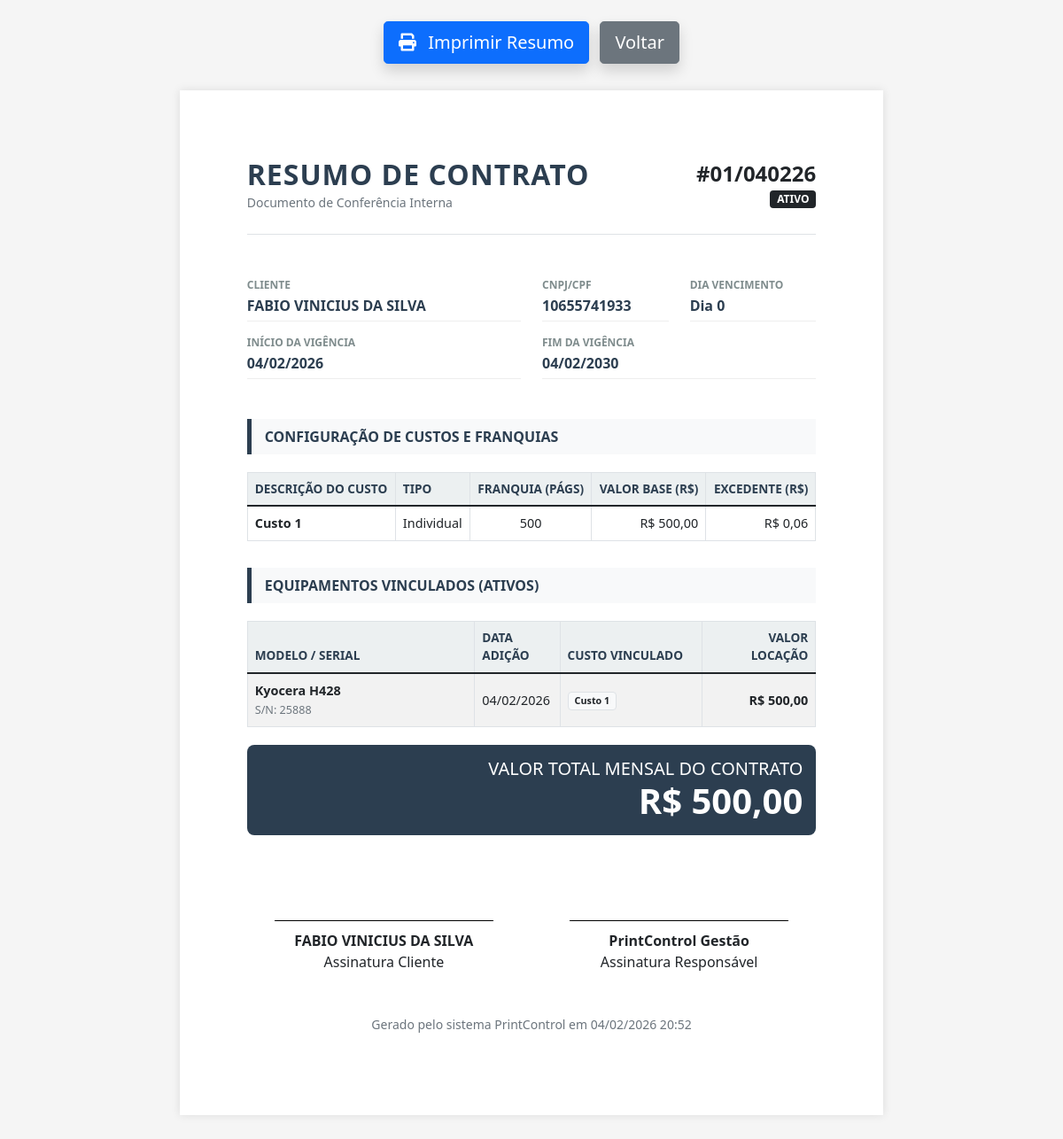
Screenshot of /imprimir_contrato/1 with the database file from the repository.
### app.py (models this page shows)
class Contrato(db.Model):
    id = db.Column(db.Integer, primary_key=True)
    cliente_id = db.Column(db.Integer, db.ForeignKey('cliente.id'), nullable=False)
    cliente = db.relationship('Cliente', backref='contratos')
    numero_contrato = db.Column(db.String(50))
    data_inicio = db.Column(db.Date)
    data_fim = db.Column(db.Date)
    status = db.Column(db.String(20), default='Ativo')
    valor_mensal_total = db.Column(db.Float, default=0.0)
    dia_vencimento = db.Column(db.Integer)
    arquivo_pdf = db.Column(db.String(200))
    justificativa_cancelamento = db.Column(db.Text)
    itens = db.relationship('ContratoItem', backref='contrato', lazy=True)
    franquias = db.relationship('ContratoFranquia', backref='contrato', lazy=True)
    franquia_global_qtde = db.Column(db.Integer, default=0)
    valor_excedente_global = db.Column(db.Float, default=0.0)

class Cliente(db.Model):
    id = db.Column(db.Integer, primary_key=True)
    nome = db.Column(db.String(100), nullable=False)
    tipo_pessoa = db.Column(db.String(20))
    documento = db.Column(db.String(20))
    endereco = db.Column(db.String(200))
    telefone = db.Column(db.String(20))
    email = db.Column(db.String(100))
    data_fechamento = db.Column(db.Integer)
    observacao = db.Column(db.Text)

class ContratoFranquia(db.Model):
    id = db.Column(db.Integer, primary_key=True)
    contrato_id = db.Column(db.Integer, db.ForeignKey('contrato.id'), nullable=False)
    nome = db.Column(db.String(50))
    tipo = db.Column(db.String(20)) # "Compartilhada" ou "Individual"
    franquia_paginas = db.Column(db.Integer, default=0)
    valor_franquia = db.Column(db.Float, default=0.0)
    valor_excedente = db.Column(db.Float, default=0.0)
    itens = db.relationship('ContratoItem', backref='franquia_pai', lazy=True)

class Impressora(db.Model):
    id = db.Column(db.Integer, primary_key=True)
    marca = db.Column(db.String(50))
    modelo = db.Column(db.String(100), nullable=False)
    serial = db.Column(db.String(50), unique=True)
    mlt = db.Column(db.String(50))
    contador = db.Column(db.Integer, default=0)
    status = db.Column(db.String(20), default='Disponível')
    localizacao = db.Column(db.String(100), default='Estoque')
    observacao = db.Column(db.Text)
    data_aquisicao = db.Column(db.Date)
    historico = db.relationship('MovimentacaoImpressora', backref='impressora', cascade="all, delete-orphan")
    manutencoes = db.relationship('Manutencao', backref='impressora', cascade="all, delete-orphan")
    logs_manutencao = db.relationship('LogManutencao', backref='impressora', cascade="all, delete-orphan")

class ContratoItem(db.Model):
    id = db.Column(db.Integer, primary_key=True)
    contrato_id = db.Column(db.Integer, db.ForeignKey('contrato.id'), nullable=False)
    impressora_id = db.Column(db.Integer, db.ForeignKey('impressora.id'), nullable=False)
    franquia_id = db.Column(db.Integer, db.ForeignKey('contrato_franquia.id'), nullable=True)
    valor_locacao_unitario = db.Column(db.Float, default=0.0)
    tipo_franquia_item = db.Column(db.String(20)) # Legado/Fallback
    impressora = db.relationship('Impressora')

### app.py (the view)
@app.route('/imprimir_contrato/<int:id>')
def imprimir_contrato_view(id):
    contrato = Contrato.query.get_or_404(id)
    dados_itens = []
    for item in contrato.itens:
        ultima_mov = MovimentacaoImpressora.query.filter_by(impressora_id=item.impressora_id, tipo='Locação', destino=contrato.cliente.nome).order_by(MovimentacaoImpressora.data.desc()).first()
        data_add = ultima_mov.data.strftime('%d/%m/%Y') if ultima_mov else contrato.data_inicio.strftime('%d/%m/%Y')
        custo_nome = item.franquia_pai.nome if item.franquia_pai else None
        dados_itens.append({'modelo': item.impressora.modelo, 'serial': item.impressora.serial, 'data_inclusao': data_add, 'custo_nome': custo_nome, 'valor': item.valor_locacao_unitario})
    return render_template('imprimir_contrato.html', contrato=contrato, dados_itens=dados_itens, hoje=datetime.now().strftime('%d/%m/%Y %H:%M'))

### app.py (called while the page is built)
@app.context_processor
def utility_processor():
    try:
        config = Configuracao.query.first()
        if not config:
            config = Configuracao()
            db.session.add(config)
            db.session.commit()
        return dict(hoje=datetime.now(), config=config)
    except: return dict(hoje=datetime.now(), config=None)

### templates/imprimir_contrato.html (shortened to what this page needs)
<!DOCTYPE html>
<html lang="pt-br">
<head>
    <link href="https://cdn.jsdelivr.net/npm/bootstrap@5.1.3/dist/css/bootstrap.min.css" rel="stylesheet">
    <link href="https://cdnjs.cloudflare.com/ajax/libs/font-awesome/6.0.0/css/all.min.css" rel="stylesheet">
</head>
<body>
    <div class="container mt-4 mb-4 no-print text-center">
        <button onclick="window.print()" class="btn btn-primary btn-lg shadow"><i class="fas fa-print me-2"></i> Imprimir Resumo</button>
        <a href="{{ url_for('contratos') }}" class="btn btn-secondary btn-lg ms-2 shadow">Voltar</a>
    </div>
    <div class="page-sheet">
        <div class="d-flex justify-content-between align-items-center mb-5 border-bottom pb-4">
            <div>
                <h2 class="header-title mb-0">Resumo de Contrato</h2>
                <small class="text-muted">Documento de Conferência Interna</small>
            </div>
            <div class="text-end">
                <h4 class="fw-bold text-dark mb-0">#{{ contrato.numero_contrato }}</h4>
                <div class="badge bg-dark text-uppercase mt-1">{{ contrato.status }}</div>
            </div>
        </div>
        <div class="row">
            <div class="col-6">
                <div class="label-field">Cliente</div>
                <div class="value-field">{{ contrato.cliente.nome }}</div>
            </div>
            <div class="col-3">
                <div class="label-field">CNPJ/CPF</div>
                <div class="value-field">{{ contrato.cliente.documento or '-' }}</div>
            </div>
            <div class="col-3">
                <div class="label-field">Dia Vencimento</div>
                <div class="value-field">Dia {{ contrato.dia_vencimento }}</div>
            </div>
            <div class="col-6">
                <div class="label-field">Início da Vigência</div>
                <div class="value-field">{{ contrato.data_inicio.strftime('%d/%m/%Y') }}</div>
            </div>
            <div class="col-6">
                <div class="label-field">Fim da Vigência</div>
                <div class="value-field">{{ contrato.data_fim.strftime('%d/%m/%Y') }}</div>
            </div>
        </div>
        <div class="section-title">CONFIGURAÇÃO DE CUSTOS E FRANQUIAS</div>
        <table class="table table-bordered table-custom">
            <thead>
                <tr>
                    <th>Descrição do Custo</th>
                    <th>Tipo</th>
                    <th class="text-center">Franquia (Págs)</th>
                    <th class="text-end">Valor Base (R$)</th>
                    <th class="text-end">Excedente (R$)</th>
                </tr>
            </thead>
            <tbody>
                {% for f in contrato.franquias %}
                <tr>
                    <td><strong>{{ f.nome }}</strong></td>
                    <td>{{ f.tipo }}</td>
                    <td class="text-center">{{ f.franquia_paginas }}</td>
                    <td class="text-end">{{ "R$ {:,.2f}".format(f.valor_franquia).replace(',','X').replace('.',',').replace('X','.') }}</td>
                    <td class="text-end">{{ "R$ {:,.2f}".format(f.valor_excedente).replace(',','X').replace('.',',').replace('X','.') }}</td>
                </tr>
                {% else %}
                <tr><td colspan="5" class="text-center text-muted">Nenhum custo cadastrado.</td></tr>
                {% endfor %}
            </tbody>
        </table>
        <div class="section-title">EQUIPAMENTOS VINCULADOS (ATIVOS)</div>
        <table class="table table-bordered table-custom table-striped">
            <thead>
                <tr>
                    <th style="width: 40%;">Modelo / Serial</th>
                    <th style="width: 15%;">Data Adição</th>
                    <th style="width: 25%;">Custo Vinculado</th>
                    <th style="width: 20%;" class="text-end">Valor Locação</th>
                </tr>
            </thead>
            <tbody>
                {% for item in dados_itens %}
                <tr>
                    <td>
                        <div class="fw-bold">{{ item.modelo }}</div>
                        <small class="text-muted">S/N: {{ item.serial }}</small>
                    </td>
                    <td>{{ item.data_inclusao }}</td>
                    <td>
                        {% if item.custo_nome %}
                            <span class="badge bg-light text-dark border">{{ item.custo_nome }}</span>
                        {% else %}
                            <span class="text-muted">-</span>
                        {% endif %}
                    </td>
                    <td class="text-end fw-bold">{{ "R$ {:,.2f}".format(item.valor).replace(',','X').replace('.',',').replace('X','.') }}</td>
                </tr>
                {% else %}
                <tr><td colspan="4" class="text-center text-muted">Nenhuma impressora vinculada no momento.</td></tr>
                {% endfor %}
            </tbody>
        </table>
        <div class="total-box">
            <h5 class="mb-0">VALOR TOTAL MENSAL DO CONTRATO</h5>
            <h1 class="fw-bold mb-0">{{ "R$ {:,.2f}".format(contrato.valor_mensal_total).replace(',','X').replace('.',',').replace('X','.') }}</h1>
        </div>
        <div class="row mt-5 pt-5 no-print-break">
            <div class="col-6 text-center">
                <div style="border-top: 1px solid #000; width: 80%; margin: 0 auto; padding-top: 10px;">
                    <strong>{{ contrato.cliente.nome }}</strong><br>
                    Assinatura Cliente
                </div>
            </div>
            <div class="col-6 text-center">
                <div style="border-top: 1px solid #000; width: 80%; margin: 0 auto; padding-top: 10px;">
                    <strong>PrintControl Gestão</strong><br>
                    Assinatura Responsável
                </div>
            </div>
        </div>
        <div class="text-center mt-5 text-muted small">
            <p>Gerado pelo sistema PrintControl em {{ hoje }}</p>
        </div>
    </div>
</body>
</html>

### templates/imprimir_contrato.html (style rules this page uses)
body { background-color: #f5f5f5; font-family: 'Segoe UI', sans-serif; -webkit-print-color-adjust: exact; }
.page-sheet { background: white; margin: 30px auto; width: 210mm; min-height: 297mm; padding: 20mm; box-shadow: 0 0 10px rgba(0,0,0,0.1); position: relative; }
.header-title { font-weight: 800; color: #2c3e50; text-transform: uppercase; letter-spacing: 1px; }
.label-field { font-size: 0.75rem; text-transform: uppercase; color: #7f8c8d; font-weight: 700; margin-bottom: 2px; }
.value-field { font-size: 1rem; font-weight: 600; color: #2c3e50; border-bottom: 1px solid #eee; padding-bottom: 5px; margin-bottom: 15px; }
.section-title { background-color: #f8f9fa; padding: 8px 15px; border-left: 5px solid #2c3e50; font-weight: 700; margin-top: 30px; margin-bottom: 20px; color: #2c3e50; }
.table-custom th { background-color: #ecf0f1 !important; color: #2c3e50; font-size: 0.85rem; text-transform: uppercase; }
.table-custom td { vertical-align: middle; font-size: 0.9rem; }
.total-box { background-color: #2c3e50; color: white; padding: 15px; border-radius: 8px; text-align: right; margin-top: 20px; }

### rows the page displays
Contrato: numero_contrato "01/040226", status "ATIVO", dia_vencimento "0", data_inicio "04/02/2026", data_fim "04/02/2030", valor_mensal_total "R$ 500,00"
Cliente: cliente.nome "FABIO VINICIUS DA SILVA", cliente "10655741933"
ContratoFranquia: nome "Custo 1", tipo "Individual", franquia_paginas "500", valor_franquia "R$ 500,00", valor_excedente "R$ 0,06", custo_nome "Custo 1"
Impressora: modelo "Kyocera H428", serial "25888"
ContratoItem: valor_locacao_unitario "R$ 500,00"

### other values shown
{{ item.data_inclusao }} "04/02/2026"
